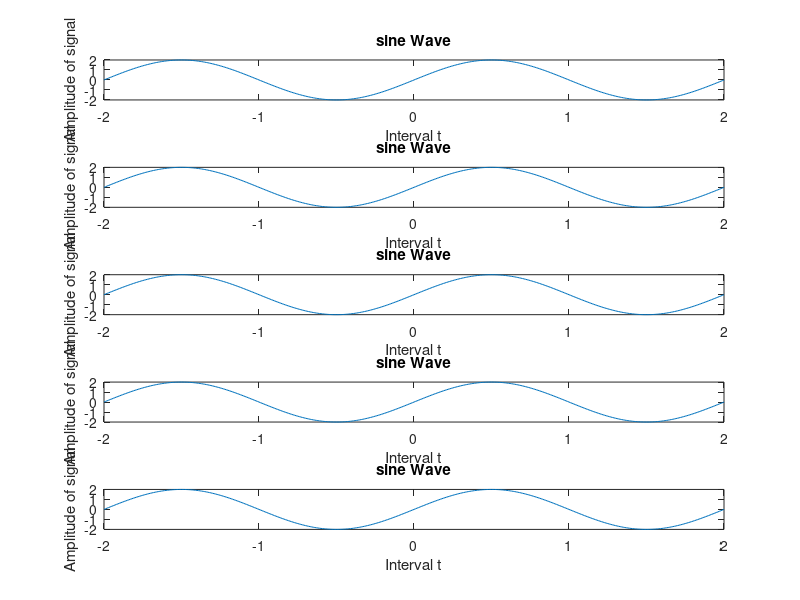

Source code (MATLAB):
clc;
clear all;
close all;
%frequency of case 1
f = 0.5;
t = -2:0.01:2;
%Phase given in case 1
phase = 0;
%Amplitude given in case 1
A = 2; 
n = input('Enter Number of Sinusides: ');
%To print n sine waves we have to use the loop from 1 to n
for i = 1:n
    %Defining sine wave
    s = A*sin(2*pi*f*t+phase);
    %Using Subplot to plot n graphs on same window
    subplot(n,1,i);
    %Plotting
    plot(t,s);
    %Labeling The Graphs 
    xlabel('Interval t');
    ylabel('Amplitude of signal');
    title('sine Wave');
end